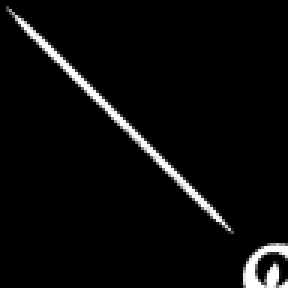
#> input picture ml/image_recovery/test/fragments/F001.png, 96 x 96 px, given in place of original_dog.png, which was not available (shown 3 times larger)
$ python dataset_generator.py
#> lines starting #> are read from the running program, lines starting #| are printed output that depends on the picture; pictures that were not available may be replaced by others from this repository, and a replacement may not be noted
import json
import random

import cv2
import numpy as np

from config import (
    ORIGINAL_IMAGE,
    JUMBLED_IMAGE,
    GROUND_TRUTH,
    GRID_ROWS,
    GRID_COLS,
    TOTAL_FRAGMENTS,
    FRAGMENT_SIZE,
    CANVAS_SIZE,
    GAP_SIZE,
    BACKGROUND_VALUE,
    ROTATIONS,
)


# ============================================================
# ReFrag AI
# Visual Recovery Dataset Generator
# ============================================================

SEED = 42


# ============================================================
# LOAD ORIGINAL IMAGE
# ============================================================

def load_original():
    """Load the clean source image."""

    image = cv2.imread(str(ORIGINAL_IMAGE))
#> image is the input picture: shape (96, 96, 3); mean B, G, R 10, 10, 10
#| Original dimensions:
#|   96 x 96

    if image is None:
        raise FileNotFoundError(
            f"\nOriginal image not found:\n{ORIGINAL_IMAGE}"
        )

    return image


# ============================================================
# PREPARE IMAGE
# ============================================================

def prepare_image(image):
    """
    Resize the original image so it can be divided into
    an exact GRID_ROWS x GRID_COLS grid.
    """

    target_size = GRID_ROWS * FRAGMENT_SIZE

    image = cv2.resize(
        image,
        (target_size, target_size),
        interpolation=cv2.INTER_AREA,
    )
#> image: shape (768, 768, 3)
#| Normalized image:
#|   768 x 768

    return image


# ============================================================
# CREATE FRAGMENTS
# ============================================================

def create_fragments(image):
    """
    Divide the clean image into equal-sized fragments.
    """

    fragments = []

    fragment_number = 1

    for row in range(GRID_ROWS):

        for col in range(GRID_COLS):

            x1 = col * FRAGMENT_SIZE
            y1 = row * FRAGMENT_SIZE

            x2 = x1 + FRAGMENT_SIZE
            y2 = y1 + FRAGMENT_SIZE

            tile = image[
                y1:y2,
                x1:x2
            ].copy()

            fragments.append(
                {
                    "id": f"F{fragment_number:03d}",
                    "original_row": row,
                    "original_col": col,
                    "original_index": (
                        row * GRID_COLS + col
                    ),
                    "image": tile,
                }
            )

            fragment_number += 1
#> after the loop, fragment_number = 65; fragments = 64 items

    return fragments


# ============================================================
# ROTATE FRAGMENT
# ============================================================

def rotate_fragment(image, rotation):
    """
    Rotate a fragment by one of the supported angles.
    """

    if rotation == 0:
        return image.copy()

    if rotation == 90:
        return cv2.rotate(
            image,
            cv2.ROTATE_90_CLOCKWISE,
        )

    if rotation == 180:
        return cv2.rotate(
            image,
            cv2.ROTATE_180,
        )

    if rotation == 270:
        return cv2.rotate(
            image,
            cv2.ROTATE_90_COUNTERCLOCKWISE,
        )

    raise ValueError(
        f"Unsupported rotation: {rotation}"
    )


# ============================================================
# GENERATE POSITIONS
# ============================================================

def generate_positions():
    """
    Generate guaranteed non-overlapping positions.
    """

    cell_size = FRAGMENT_SIZE + GAP_SIZE

    required_width = (
        GRID_COLS * FRAGMENT_SIZE
        + (GRID_COLS - 1) * GAP_SIZE
    )

    required_height = (
        GRID_ROWS * FRAGMENT_SIZE
        + (GRID_ROWS - 1) * GAP_SIZE
    )

    if required_width > CANVAS_SIZE:
        raise ValueError(
            "\nCanvas is too small.\n"
            f"Required width : {required_width}\n"
            f"Canvas width   : {CANVAS_SIZE}\n"
        )

    if required_height > CANVAS_SIZE:
        raise ValueError(
            "\nCanvas is too small.\n"
            f"Required height: {required_height}\n"
            f"Canvas height  : {CANVAS_SIZE}\n"
        )

    positions = []

    for row in range(GRID_ROWS):

        for col in range(GRID_COLS):

            x = col * cell_size
            y = row * cell_size

            positions.append(
                (x, y)
            )

    # Shuffle physical locations.
    random.shuffle(positions)

    return positions


# ============================================================
# CREATE CANVAS
# ============================================================

def create_canvas():
    """
    Create the dark background used for segmentation.
    """

    return np.full(
        (
            CANVAS_SIZE,
            CANVAS_SIZE,
            3,
        ),
        BACKGROUND_VALUE,
        dtype=np.uint8,
    )


# ============================================================
# SAVE CLEAN FRAGMENTS
# ============================================================

def save_clean_fragments(fragments):
    """
    Save the original, unrotated fragments.

    These files are used only for evaluation/debugging.
    The actual recovery system must not depend on them.
    """

    fragment_dir = (
        JUMBLED_IMAGE.parent.parent
        / "fragments"
    )

    fragment_dir.mkdir(
        parents=True,
        exist_ok=True,
    )

    # Remove stale fragments.
    for old_file in fragment_dir.glob("F*.png"):
        old_file.unlink()

    for fragment in fragments:

        fragment_path = (
            fragment_dir
            / f"{fragment['id']}.png"
        )

        success = cv2.imwrite(
            str(fragment_path),
            fragment["image"],
        )

        if not success:
            raise RuntimeError(
                f"Failed to save fragment:\n"
                f"{fragment_path}"
            )

    return fragment_dir


# ============================================================
# GENERATE DATASET
# ============================================================

def generate_dataset():

    random.seed(SEED)
    np.random.seed(SEED)

    print("=" * 60)
    print(" ReFrag AI — Visual Recovery Dataset Generator")
    print("=" * 60)

    # --------------------------------------------------------
    # Load original
    # --------------------------------------------------------

    image = load_original()

    print(
        f"\nOriginal image:"
        f"\n  {ORIGINAL_IMAGE}"
    )

    print(
        f"\nOriginal dimensions:"
        f"\n  {image.shape[1]} x {image.shape[0]}"
    )

    # --------------------------------------------------------
    # Normalize
    # --------------------------------------------------------

    image = prepare_image(image)

    print(
        f"\nNormalized image:"
        f"\n  {image.shape[1]} x {image.shape[0]}"
    )

    # --------------------------------------------------------
    # Create fragments
    # --------------------------------------------------------

    fragments = create_fragments(image)
#> fragments = 64 items

    print(
        f"\nFragments created:"
        f"\n  {len(fragments)}"
    )
#| Fragments created:
#|   64

    if len(fragments) != TOTAL_FRAGMENTS:

        raise RuntimeError(
            "\nUnexpected fragment count.\n"
            f"Expected: {TOTAL_FRAGMENTS}\n"
            f"Created : {len(fragments)}"
        )

    # --------------------------------------------------------
    # SAVE CLEAN FRAGMENTS
    # --------------------------------------------------------

    fragment_dir = save_clean_fragments(
        fragments
    )
#> the loop in save_clean_fragments, `for fragment in fragments: ` made 64 passes
#> pass 1, in save_clean_fragments, `success = cv2.imwrite( str(fragment_path), fragment["image"], )`:
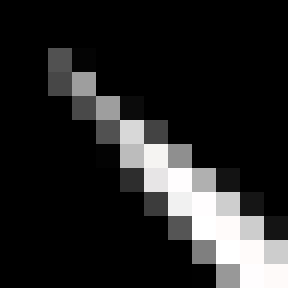
#> saved as F001.png: shape (96, 96, 3) (shown 3 times larger); mean B, G, R 36.9, 36.9, 37
#> pass 2, in save_clean_fragments, `success = cv2.imwrite( str(fragment_path), fragment["image"], )`:
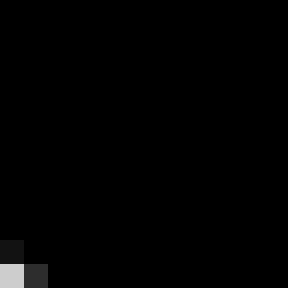
#> saved as F002.png: shape (96, 96, 3) (shown 3 times larger); min 0, max 205, mean 1.9

    print(
        f"\nSaved clean fragments:"
        f"\n  {fragment_dir}"
    )
#| Saved clean fragments:
#|   ml/image_recovery/test/fragments

    # --------------------------------------------------------
    # Generate locations
    # --------------------------------------------------------

    positions = generate_positions()

    # --------------------------------------------------------
    # Create canvas
    # --------------------------------------------------------

    canvas = create_canvas()

    # --------------------------------------------------------
    # Shuffle fragments
    # --------------------------------------------------------

    shuffled_fragments = fragments.copy()
#> shuffled_fragments = 64 items

    random.shuffle(
        shuffled_fragments
    )

    ground_truth = []

    # --------------------------------------------------------
    # Place fragments
    # --------------------------------------------------------

    for position_index, fragment in enumerate(
        shuffled_fragments
    ):

        x, y = positions[position_index]

        rotation = random.choice(
            ROTATIONS
        )

        tile = rotate_fragment(
            fragment["image"],
            rotation,
        )

        height, width = tile.shape[:2]

        # Safety check.
        if (
            x + width > CANVAS_SIZE
            or
            y + height > CANVAS_SIZE
        ):
            raise RuntimeError(
                "Fragment would exceed canvas bounds."
            )

        # Place fragment.
        canvas[
            y:y + height,
            x:x + width
        ] = tile

        # Store ground truth.
        ground_truth.append(
            {
                "fragment_id": fragment["id"],

                "original_row": (
                    fragment["original_row"]
                ),

                "original_col": (
                    fragment["original_col"]
                ),

                "original_index": (
                    fragment["original_index"]
                ),

                "scrambled_index": (
                    position_index
                ),

                "scrambled_x": int(x),

                "scrambled_y": int(y),

                "width": int(width),

                "height": int(height),

                "rotation": int(rotation),
            }
        )
#> this loop made 64 passes
#> (x, y, rotation) on passes 1 to 12: (798, 228, 0), (114, 342, 90), (798, 0, 90), (684, 228, 270), (570, 570, 0), (114, 456, 270), (342, 228, 270), (342, 798, 270), (684, 570, 180), (114, 114, 0), (0, 570, 0), (228, 228, 180)
#> pass 1, in generate_dataset, `tile = rotate_fragment( fragment["image"], rotation, )`:
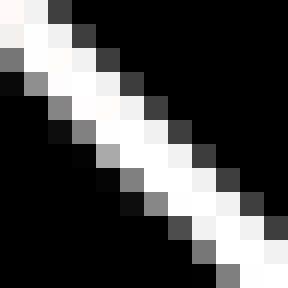
#> tile: shape (96, 96, 3) (shown 3 times larger); mean of channels 0, 1, 2 72.3, 72.3, 72.5; drawn as B, G, R
#> pass 3, in generate_dataset, `tile = rotate_fragment( fragment["image"], rotation, )`:
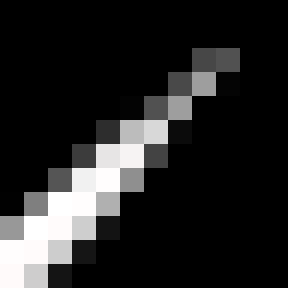
#> tile: shape (96, 96, 3) (shown 3 times larger); mean of channels 0, 1, 2 36.9, 36.9, 37; drawn as B, G, R
#> after the loop:
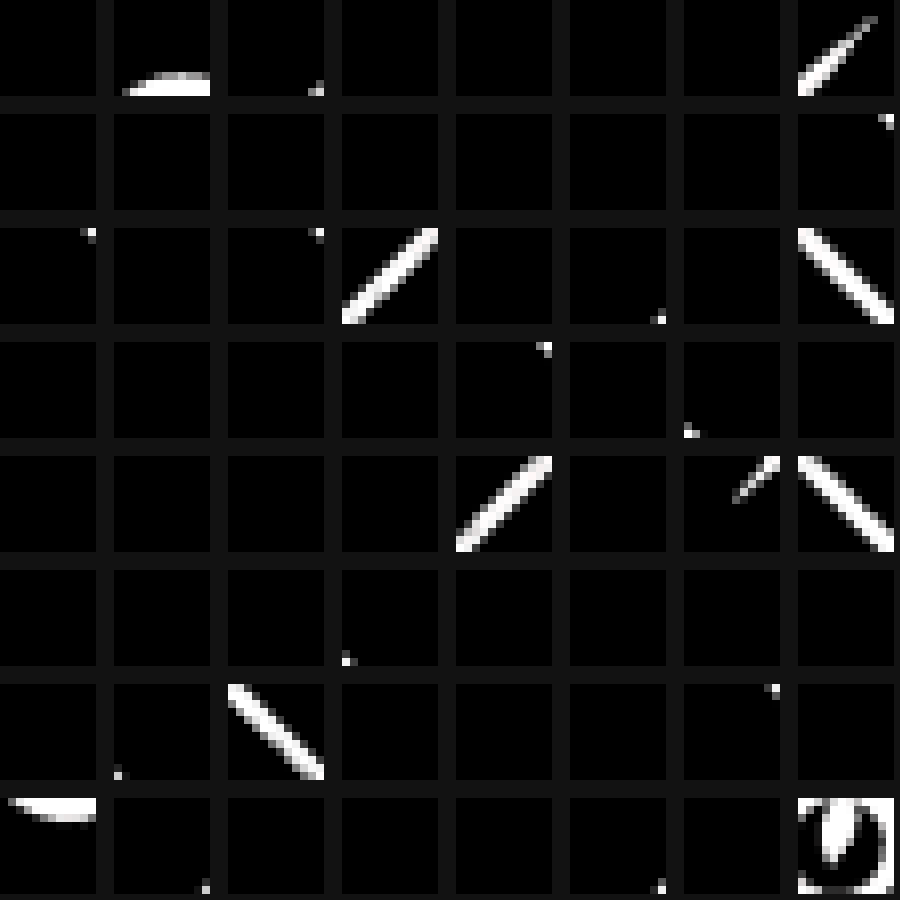
#> canvas: shape (900, 900, 3); mean of channels 0, 1, 2 12.2, 12.2, 12.2; drawn as B, G, R
#> after the loop, ground_truth = 64 items

    # --------------------------------------------------------
    # Save jumbled image
    # --------------------------------------------------------

    JUMBLED_IMAGE.parent.mkdir(
        parents=True,
        exist_ok=True,
    )

    success = cv2.imwrite(
        str(JUMBLED_IMAGE),
        canvas,
    )

    if not success:

        raise RuntimeError(
            f"Failed to save:\n{JUMBLED_IMAGE}"
        )

    # --------------------------------------------------------
    # Save ground truth
    # --------------------------------------------------------

    GROUND_TRUTH.parent.mkdir(
        parents=True,
        exist_ok=True,
    )

    ground_truth_data = {
        "dataset": "ReFrag AI Visual Recovery",

        "grid_rows": GRID_ROWS,

        "grid_cols": GRID_COLS,

        "total_fragments": TOTAL_FRAGMENTS,

        "fragment_size": FRAGMENT_SIZE,

        "gap_size": GAP_SIZE,

        "canvas_size": CANVAS_SIZE,

        "seed": SEED,

        "fragments": ground_truth,
    }

    with open(
        GROUND_TRUTH,
        "w",
        encoding="utf-8",
    ) as file:

        json.dump(
            ground_truth_data,
            file,
            indent=2,
        )

    # --------------------------------------------------------
    # Final report
    # --------------------------------------------------------

    print(
        "\nDataset configuration:"
    )

    print(
        f"  Grid          : "
        f"{GRID_ROWS} x {GRID_COLS}"
    )

    print(
        f"  Fragments     : "
        f"{TOTAL_FRAGMENTS}"
    )

    print(
        f"  Fragment size : "
        f"{FRAGMENT_SIZE} x {FRAGMENT_SIZE}"
    )

    print(
        f"  Gap           : "
        f"{GAP_SIZE}px"
    )

    print(
        f"  Canvas        : "
        f"{CANVAS_SIZE} x {CANVAS_SIZE}"
    )

    print(
        f"  Rotations     : "
        f"{ROTATIONS}"
    )
#|   Rotations     : [0, 90, 180, 270]

    print(
        "\nGenerated files:"
    )

    print(
        f"  Jumbled image:"
        f"\n  {JUMBLED_IMAGE}"
    )

    print(
        f"\n  Ground truth:"
        f"\n  {GROUND_TRUTH}"
    )

    print(
        f"\n  Clean fragments:"
        f"\n  {fragment_dir}"
    )
#|   Clean fragments:
#|   ml/image_recovery/test/fragments

    print(
        "\n" + "=" * 60
    )

    print(
        " DATASET GENERATION COMPLETE"
    )

    print(
        f" {TOTAL_FRAGMENTS} fragments generated successfully."
    )

    print(
        "=" * 60
    )


# ============================================================
# MAIN
# ============================================================

if __name__ == "__main__":
    generate_dataset()
